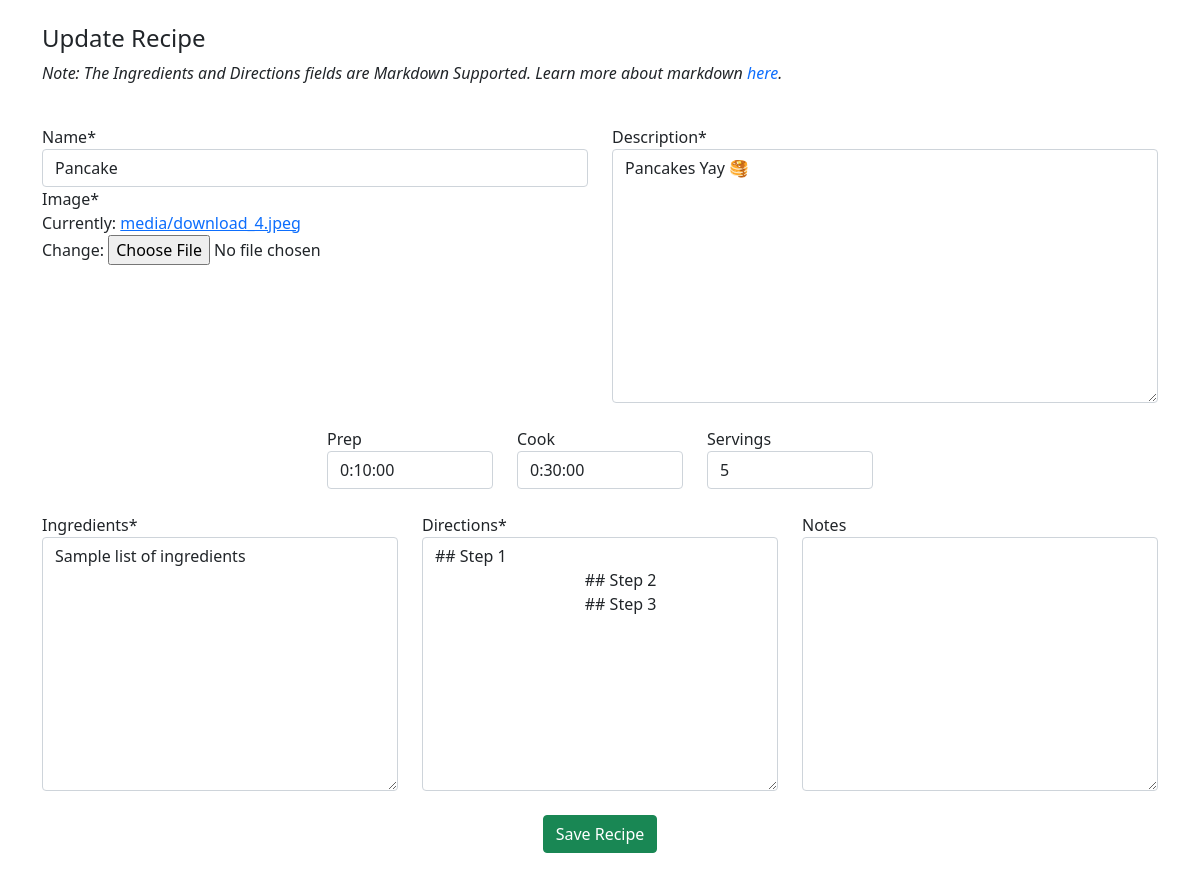
Screenshot of /update/8/ (signed in) with the database file from the repository.
### app/models.py (models this page shows, shortened)
class Recipe(models.Model):
    name = models.CharField(max_length=255)
    description = models.TextField()
    prep = models.CharField(max_length=255)
    cook = models.CharField(max_length=255)
    servings = models.IntegerField(default=1, null=True, blank=True)
    image = models.ImageField(upload_to='media/')
    ingredients = MarkdownxField()
    directions = MarkdownxField()
    notes = models.TextField(null=True, blank=True)
    author = models.ForeignKey(User, on_delete=models.CASCADE)

### app/views.py (the view, shortened to what this page needs)
# urls.py: path('update/<int:id>/', update, name='update'),
@login_required
def update(request, id):
    recipe = get_object_or_404(Recipe, id=id)
    context = {
        'recipe': recipe
    }
    if request.method == 'GET':
        form = RecipeForm(instance=recipe)
        context['form'] = form
        return render(request, 'app/update.html', context)
    return render(request, 'app/update.html', context)

### app/forms.py
class RecipeForm(forms.ModelForm):
    prep = forms.DurationField(widget=TimeDurationWidget(show_days=False, show_hours=True, show_minutes=True, show_seconds=False), required=False)
    cook = forms.DurationField(widget=TimeDurationWidget(show_days=False, show_hours=True, show_minutes=True, show_seconds=False), required=False)
    class Meta:
        model = Recipe
        fields = '__all__'
        exclude = ('author',)

### app/templates/app/update.html (shortened to what this page needs)
{% extends 'base.html' %}
{% block content %}
{% load crispy_forms_tags %}
<br class="mt-0 mb-4">
<div class="container">
    <h4>Update Recipe</h4>
    <p><i>Note: The Ingredients and Directions fields are Markdown Supported. Learn more about markdown <a href="https://www.markdownguide.org/cheat-sheet/" target="_blank" style="text-decoration: none;">here</a>.</i></p>
    <br>
        <form method="post" enctype="multipart/form-data">
            <div class="row">
                <div class="col-6">
                    <div class="col">
                        {{ form.name|as_crispy_field }}
                        {{ form.image|as_crispy_field }}
                    </div>
                </div>
                <div class="col-6">
                    {{ form.description|as_crispy_field }}
                </div>
            </div>
            <br>
            <div class="row justify-content-center">
                <div class="col-2">
                    {{ form.prep|as_crispy_field }}
                </div>
                <div class="col-2">
                    {{ form.cook|as_crispy_field }}
                </div>
                <div class="col-2">
                    {{ form.servings|as_crispy_field }}
                </div>
            </div>
            <br>
            <div class="row">
                <div class="col-4">
                    {{ form.ingredients|as_crispy_field }}
                </div>
                <div class="col-4">
                    {{ form.directions|as_crispy_field }}
                </div>
                <div class="col-4">
                    {{ form.notes|as_crispy_field }}
                </div>
            </div>
            <div class="mt-4 mb-4 d-flex justify-content-center">
                <button type="submit" class="btn btn-success">Save Recipe</button>
            </div>
        </form>
</div>
{% endblock %}

### rows the page displays
Recipe: name "Pancake", description "Pancakes Yay 🥞", prep "0:10:00", cook "0:30:00", servings "5", ingredients "Sample list of ingredients", directions "## Step 1 ## Step 2 ## Step 3"
